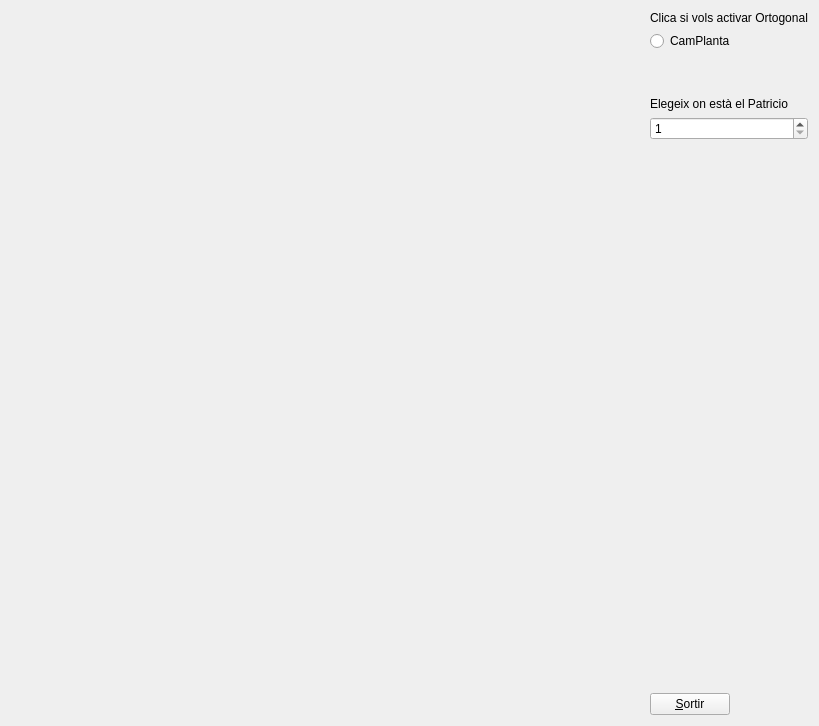
<?xml version="1.0" encoding="UTF-8"?>
<ui version="4.0">
 <class>MyForm</class>
 <widget class="QWidget" name="MyForm">
  <property name="geometry">
   <rect>
    <x>0</x>
    <y>0</y>
    <width>819</width>
    <height>726</height>
   </rect>
  </property>
  <property name="windowTitle">
   <string>IDI-Lab</string>
  </property>
  <layout class="QHBoxLayout" name="horizontalLayout">
   <item>
    <widget class="MyGLWidget" name="widget" native="true">
     <property name="sizePolicy">
      <sizepolicy hsizetype="Expanding" vsizetype="Expanding">
       <horstretch>0</horstretch>
       <verstretch>0</verstretch>
      </sizepolicy>
     </property>
     <property name="minimumSize">
      <size>
       <width>50</width>
       <height>50</height>
      </size>
     </property>
    </widget>
   </item>
   <item>
    <layout class="QVBoxLayout" name="verticalLayout">
     <item>
      <widget class="QLabel" name="label">
       <property name="text">
        <string>Clica si vols activar Ortogonal</string>
       </property>
      </widget>
     </item>
     <item>
      <widget class="QRadioButton" name="radioButton">
       <property name="text">
        <string>CamPlanta</string>
       </property>
      </widget>
     </item>
     <item>
      <spacer name="verticalSpacer_2">
       <property name="orientation">
        <enum>Qt::Vertical</enum>
       </property>
       <property name="sizeType">
        <enum>QSizePolicy::Minimum</enum>
       </property>
       <property name="sizeHint" stdset="0">
        <size>
         <width>20</width>
         <height>40</height>
        </size>
       </property>
      </spacer>
     </item>
     <item>
      <widget class="QLabel" name="label_2">
       <property name="text">
        <string>Elegeix on està el Patricio</string>
       </property>
      </widget>
     </item>
     <item>
      <widget class="QSpinBox" name="spinBox">
       <property name="minimum">
        <number>1</number>
       </property>
       <property name="maximum">
        <number>3</number>
       </property>
       <property name="stepType">
        <enum>QAbstractSpinBox::DefaultStepType</enum>
       </property>
      </widget>
     </item>
     <item>
      <spacer name="verticalSpacer">
       <property name="orientation">
        <enum>Qt::Vertical</enum>
       </property>
       <property name="sizeHint" stdset="0">
        <size>
         <width>20</width>
         <height>40</height>
        </size>
       </property>
      </spacer>
     </item>
     <item>
      <widget class="QPushButton" name="pushButton">
       <property name="sizePolicy">
        <sizepolicy hsizetype="Fixed" vsizetype="Fixed">
         <horstretch>0</horstretch>
         <verstretch>0</verstretch>
        </sizepolicy>
       </property>
       <property name="text">
        <string>&amp;Sortir</string>
       </property>
      </widget>
     </item>
    </layout>
   </item>
  </layout>
 </widget>
 <customwidgets>
  <customwidget>
   <class>MyGLWidget</class>
   <extends>QWidget</extends>
   <header>MyGLWidget.h</header>
   <container>1</container>
   <slots>
    <signal>setpos_patri(int)</signal>
    <slot>optica()</slot>
    <slot>pos_patri(int)</slot>
   </slots>
  </customwidget>
 </customwidgets>
 <resources/>
 <connections>
  <connection>
   <sender>pushButton</sender>
   <signal>clicked()</signal>
   <receiver>MyForm</receiver>
   <slot>close()</slot>
   <hints>
    <hint type="sourcelabel">
     <x>689</x>
     <y>715</y>
    </hint>
    <hint type="destinationlabel">
     <x>839</x>
     <y>529</y>
    </hint>
   </hints>
  </connection>
  <connection>
   <sender>radioButton</sender>
   <signal>clicked()</signal>
   <receiver>widget</receiver>
   <slot>optica()</slot>
   <hints>
    <hint type="sourcelabel">
     <x>648</x>
     <y>46</y>
    </hint>
    <hint type="destinationlabel">
     <x>475</x>
     <y>52</y>
    </hint>
   </hints>
  </connection>
  <connection>
   <sender>spinBox</sender>
   <signal>valueChanged(int)</signal>
   <receiver>widget</receiver>
   <slot>pos_patri(int)</slot>
   <hints>
    <hint type="sourcelabel">
     <x>645</x>
     <y>146</y>
    </hint>
    <hint type="destinationlabel">
     <x>502</x>
     <y>147</y>
    </hint>
   </hints>
  </connection>
  <connection>
   <sender>widget</sender>
   <signal>setpos_patri(int)</signal>
   <receiver>spinBox</receiver>
   <slot>setValue(int)</slot>
   <hints>
    <hint type="sourcelabel">
     <x>548</x>
     <y>191</y>
    </hint>
    <hint type="destinationlabel">
     <x>673</x>
     <y>149</y>
    </hint>
   </hints>
  </connection>
 </connections>
</ui>
